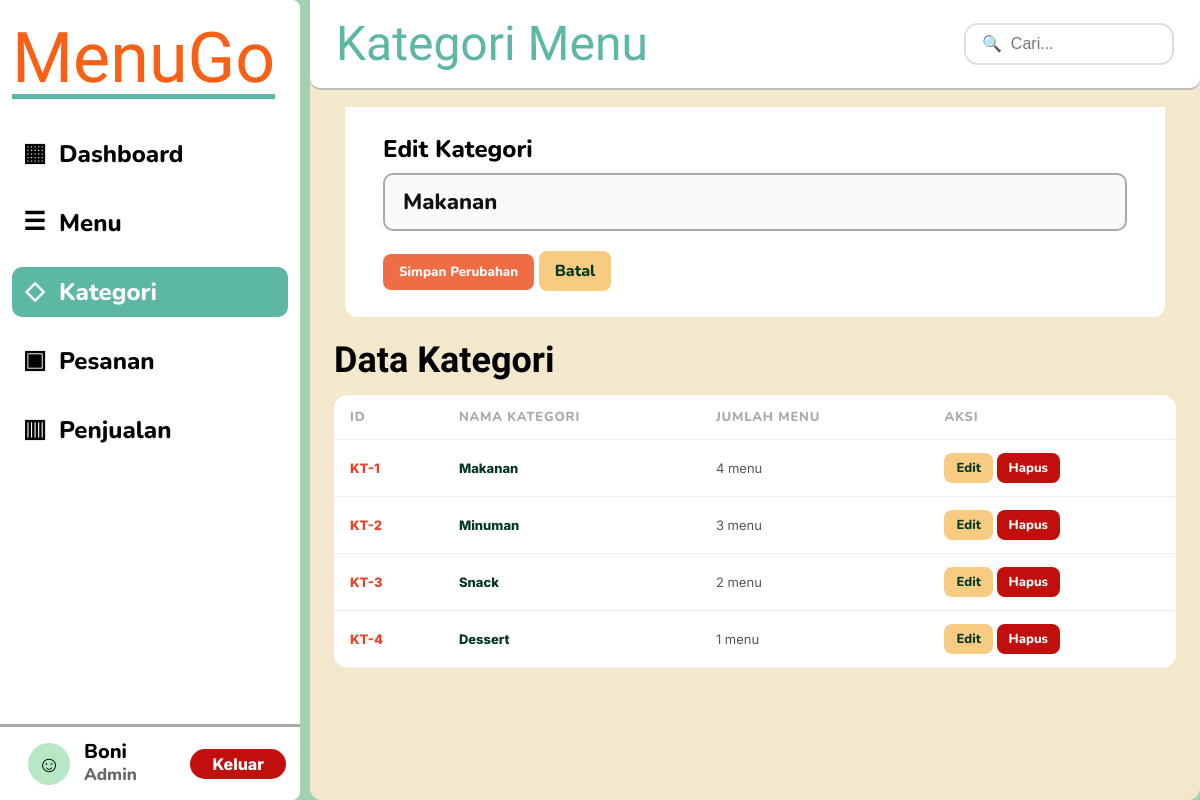
Screenshot of /kategori.php?edit=1 (signed in) with the database file from the repository.
### tables this page shows
CREATE TABLE kategori (
  id_kategori INT AUTO_INCREMENT PRIMARY KEY,
  nama_kategori VARCHAR(100) NOT NULL
);

### config.php (called while the page is built, shortened)
<?php
$host = 'localhost';
$user = 'root';
$pass = '';
$db   = 'menugo_db';
$conn = mysqli_connect($host, $user, $pass, $db);
function esc($v){ global $conn; return mysqli_real_escape_string($conn, trim($v)); }
?>

### kategori.php (the view, shortened to what this page needs)
<?php require 'config.php'; need_login(); require 'layout.php';
$edit=null;
if(isset($_GET['edit'])){
  $r=mysqli_query($conn,"SELECT * FROM kategori WHERE id_kategori=".(int)$_GET['edit']);
  $edit=mysqli_fetch_assoc($r);
}
render_header('Kategori Menu','kategori'); $qterm=esc($_GET['q']??'');
?>
<div class="formbox" style="margin-bottom:24px"><form method="post">
  <div class="formgroup">
    <label><?= $edit?'Edit':'Tambah' ?> Kategori</label>
  <input class="input" name="nama_kategori" required placeholder="cth. Makanan" value="<?= htmlspecialchars($edit['nama_kategori'] ?? '') ?>">
</div>
<button class="btn btn-primary"><?= $edit?'Simpan Perubahan':'Tambah Kategori' ?></button>
<?php if($edit){ ?><a class="btn" href="kategori.php">Batal</a><?php } ?></form></div>
<h1 class="section-title">Data Kategori</h1><table class="table">
  <tr>
    <th>ID</th>
    <th>Nama Kategori</th>
    <th>Jumlah Menu</th>
    <th>Aksi</th>
  </tr>
  <?php
  $sql="SELECT k.*, COUNT(m.id_menu) jumlah FROM kategori k
    LEFT JOIN menu m ON k.id_kategori=m.id_kategori".($qterm?"
    WHERE k.nama_kategori LIKE '%$qterm%'":'')."
    GROUP BY k.id_kategori ORDER BY k.id_kategori";
  $res=mysqli_query($conn,$sql);
  while($k=mysqli_fetch_assoc($res)){
    echo "<tr>
    <td class='code'>KT-{$k['id_kategori']}</td><td><b>{$k['nama_kategori']}</b></td><td>{$k['jumlah']} menu</td><td><a class='btn btn-small' href='kategori.php?edit={$k['id_kategori']}'>Edit</a> <a class='btn btn-red btn-small' onclick=\"return confirm('Hapus kategori?')\" href='kategori.php?hapus={$k['id_kategori']}'>Hapus</a></td></tr>"; } ?></table>

### layout.php (style rules this page uses)
:root { --bg:#A2D1B1;--cream:#F3E8CC;--brand:#F86015;--mint:#5CB7A5;--green:#023820;--darkgreen:#19532B;--red:#EE3F24;--orange:#EEAB43;--blue:#3778EB;--text:#0e0e0e;--muted:#8A8A8A; }
* { box-sizing:border-box;margin:0;padding:0 }
body { font-family:Inter,Arial,sans-serif;background:var(--bg);color:var(--green);min-height:100vh;overflow-x:hidden }
.section-title { font-family:Boogaloo,cursive;font-size:36px;line-height:1.1;color:#000;margin:22px 0 14px }
.table { width:100%;border-collapse:collapse;background:white;border-radius:14px;overflow:hidden }
.table th,.table td { padding:13px 16px;border-bottom:1px solid #eee;text-align:left;font-size:13px }
.table th { font-family:Nunito,Inter,sans-serif;color:#aaa;text-transform:uppercase;letter-spacing:.8px;font-weight:800 }
.table td { color:#555 }
.table b,.price { color:var(--green);font-weight:800 }
.code { color:var(--red)!important;font-weight:800 }
.btn { display:inline-block;border:0;border-radius:8px;padding:9px 16px;text-decoration:none;color:var(--green);background:#F7CB82;font-family:Nunito,Inter,sans-serif;font-weight:800;cursor:pointer }
.btn-primary { background:#EE6D45;color:#fff }
.btn-red { background:#C00F0C;color:#fff }
.btn-small { padding:6px 12px;font-size:13px }
.formbox { background:#fff;border-radius:0 0 12px 12px;padding:26px 38px;max-width:820px;margin:0 auto }
.formgroup { margin-bottom:20px }
.formgroup label { display:block;font-family:Nunito,Inter,sans-serif;font-size:24px;font-weight:800;color:#000;margin-bottom:8px }
.input,select,textarea { width:100%;border:2px solid #aaa;border-radius:10px;padding:12px 18px;font-size:22px;font-family:Nunito,Inter,sans-serif;font-weight:800;background:#fafafa;color:#111 }

### rows the page displays
kategori: nama_kategori "Makanan", id_kategori "1", jumlah "4"
kategori: id_kategori "2", nama_kategori "Minuman", jumlah "3"
kategori: id_kategori "3", nama_kategori "Snack", jumlah "2"
kategori: id_kategori "4", nama_kategori "Dessert", jumlah "1"

### other values shown
$it[3] "▦"
$it[2] "Dashboard"
$it[3] "☰"
$it[2] "Menu"
$it[3] "◇"
$it[2] "Kategori"
$it[3] "▣"
$it[2] "Pesanan"
$it[3] "▥"
$it[2] "Penjualan"
$nama "Boni"
$title "Kategori Menu"
